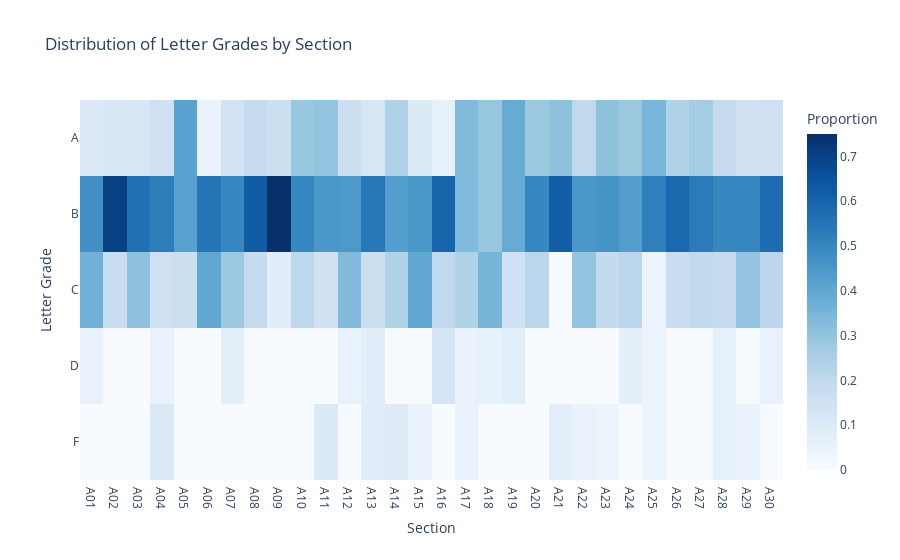

Notebook source saved alongside this figure:
### Markdown cell above
Run the cell below to see your heatmap.

### Code cell
# Run this cell to see the result, and don't change this cell --- it is needed for the tests.
fig = letter_grade_heat_map(grades_analysis)
fig.show()

### Figure 1 — Plotly figure (JSON) as saved in the notebook; plotly's stock layout.template omitted (floating-point values rounded to 4 significant figures; data arrays with more than 128 entries replaced by an {"elided": "..."} marker saying what was removed)
{"data": [{"coloraxis": "coloraxis", "hovertemplate": "Section: %{x}<br>Letter Grade: %{y}<br>Proportion: %{z}<extra></extra>", "name": "0", "type": "heatmap", "x": ["A01", "A02", "A03", "A04", "A05", "A06", "A07", "A08", "A09", "A10", "A11", "A12", "A13", "A14", "A15", "A16", "A17", "A18", "A19", "A20", "A21", "A22", "A23", "A24", "A25", "A26", "A27", "A28", "A29", "A30"], "xaxis": "x", "y": ["A", "B", "C", "D", "F"], "yaxis": "y", "z": {"elided": "5x30 float values"}}], "layout": {"coloraxis": {"colorbar": {"title": {"text": "Proportion"}}, "colorscale": [[0, "rgb(247,251,255)"], [0.125, "rgb(222,235,247)"], [0.25, "rgb(198,219,239)"], [0.375, "rgb(158,202,225)"], [0.5, "rgb(107,174,214)"], [0.625, "rgb(66,146,198)"], [0.75, "rgb(33,113,181)"], [0.875, "rgb(8,81,156)"], [1, "rgb(8,48,107)"]]}, "title": {"text": "Distribution of Letter Grades by Section"}, "xaxis": {"anchor": "y", "domain": [0, 1], "title": {"text": "Section"}}, "yaxis": {"anchor": "x", "autorange": "reversed", "domain": [0, 1], "title": {"text": "Letter Grade"}}}}
